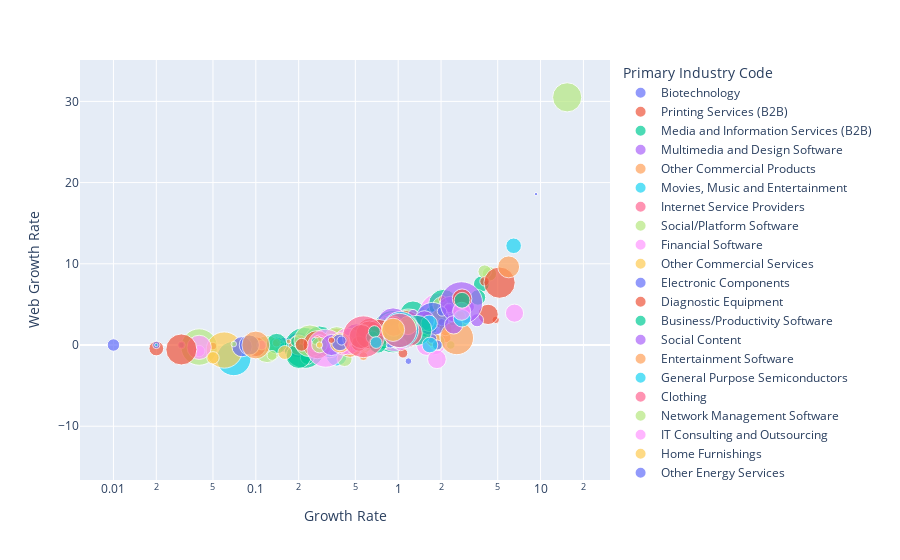

This figure's notebook cell:
### Code cell
# plotting with plotly scatter chart to show correlation between growth and web growth
import plotly.express as px
df = px.data.gapminder()

fig = px.scatter(dataset, x="Growth Rate", y="Web Growth Rate",
         size="Total Raised", color="Primary Industry Code",
                 hover_name="Company Name", log_x=True, size_max=30)
fig.show()
